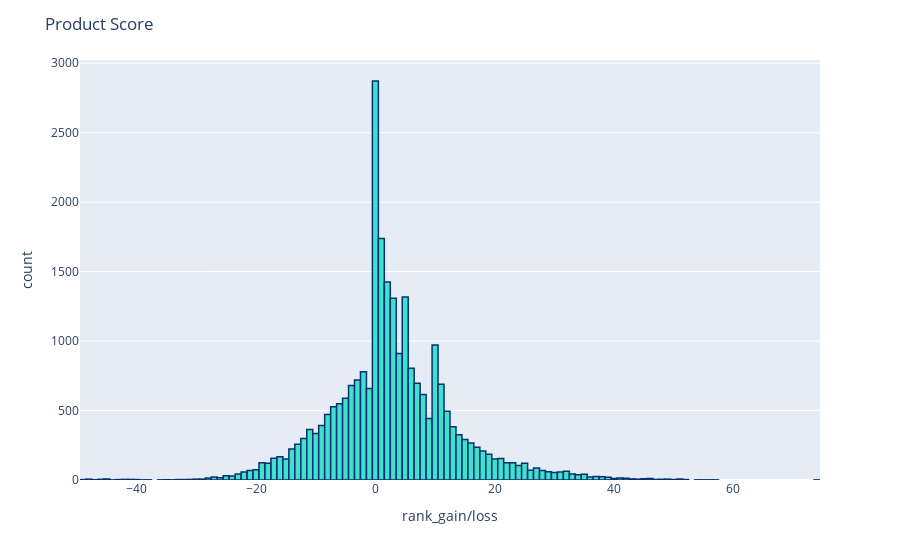

This figure's notebook cell:
### Code cell
import matplotlib.pyplot as plt
import seaborn as sns
color = sns.color_palette()
%matplotlib inline
import plotly.offline as py
py.init_notebook_mode(connected=True)
import plotly.graph_objs as go
import plotly.tools as tls
import plotly.express as px
# Product Scores
fig = px.histogram(df, x="rank_gain/loss")
fig.update_traces(marker_color="turquoise",marker_line_color='rgb(8,48,107)',
                  marker_line_width=1.5)
fig.update_layout(title_text='Product Score')
fig.show()

### Figure 1 — Plotly figure (JSON) as saved in the notebook; plotly's stock layout.template omitted (floating-point values rounded to 4 significant figures; data arrays with more than 128 entries replaced by an {"elided": "..."} marker saying what was removed)
{"data": [{"alignmentgroup": "True", "bingroup": "x", "hovertemplate": "rank_gain/loss=%{x}<br>count=%{y}<extra></extra>", "legendgroup": "", "marker": {"color": "turquoise", "line": {"color": "rgb(8,48,107)", "width": 1.5}, "pattern": {"shape": ""}}, "name": "", "offsetgroup": "", "orientation": "v", "showlegend": false, "type": "histogram", "x": {"elided": "25725 int values"}, "xaxis": "x", "yaxis": "y"}], "layout": {"barmode": "relative", "legend": {"tracegroupgap": 0}, "margin": {"t": 60}, "title": {"text": "Product Score"}, "xaxis": {"anchor": "y", "domain": [0, 1], "title": {"text": "rank_gain/loss"}}, "yaxis": {"anchor": "x", "domain": [0, 1], "title": {"text": "count"}}}}
